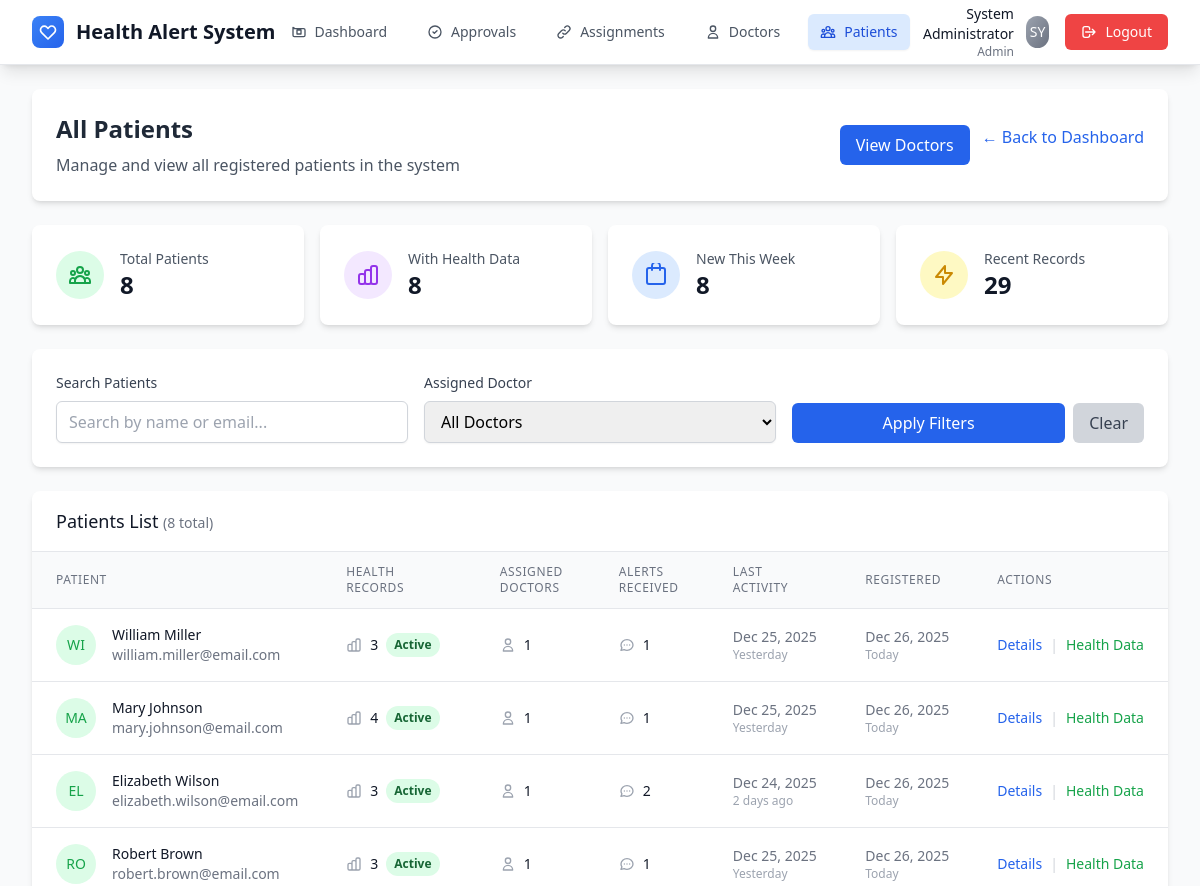
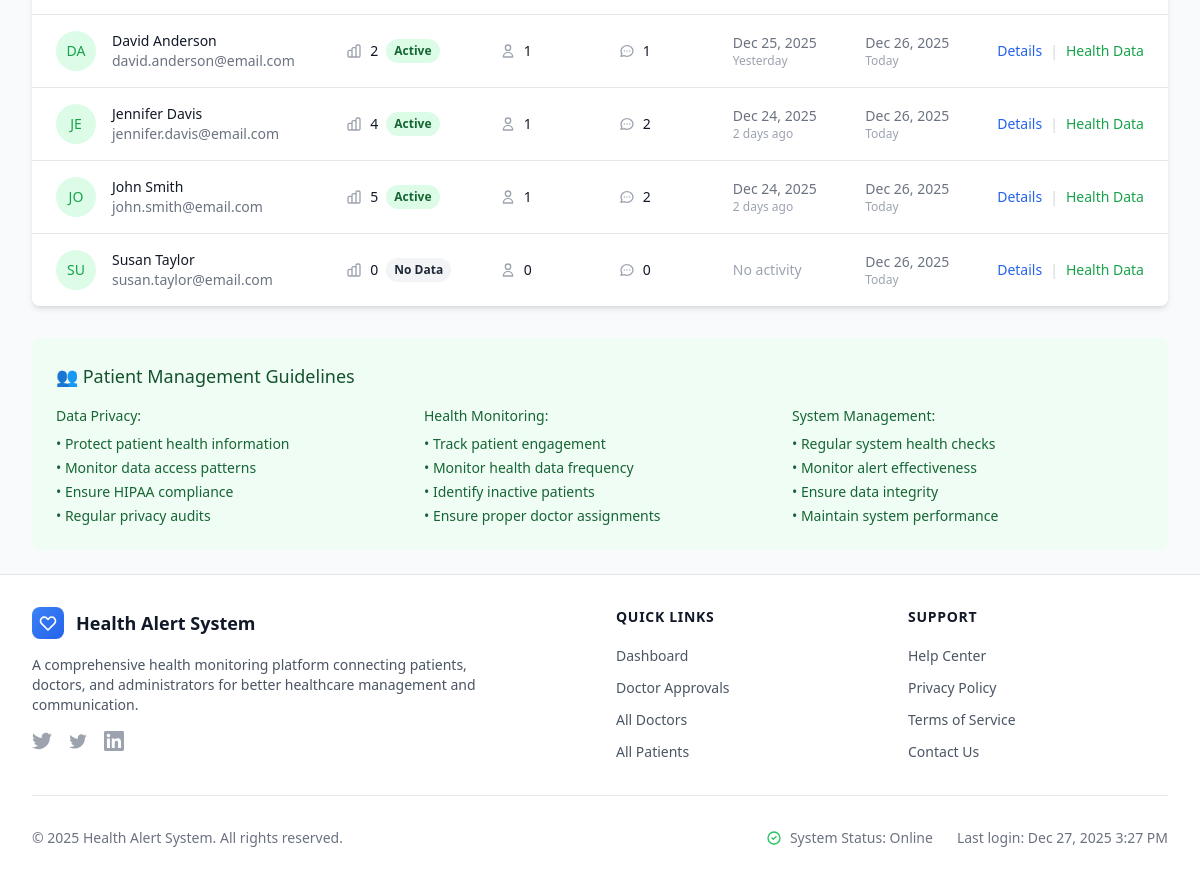
/admin/patient_list.php (signed in), run on the app's committed database (2 pictures, top to bottom).
### tables this page shows
CREATE TABLE users (
    id INT PRIMARY KEY AUTO_INCREMENT,
    name VARCHAR(100) NOT NULL,
    email VARCHAR(100) UNIQUE NOT NULL,
    password VARCHAR(255) NOT NULL,
    role ENUM('patient', 'doctor', 'admin') NOT NULL,
    status ENUM('active', 'pending', 'inactive') DEFAULT 'active',
    created_at TIMESTAMP DEFAULT CURRENT_TIMESTAMP
);

### admin/patient_list.php (the view, shortened to what the rows shown need)
<?php
require_once '../config/db.php';
$patients_per_page = 20;
$page = isset($_GET['page']) ? max(1, (int)$_GET['page']) : 1;
$offset = ($page - 1) * $patients_per_page;
$where_conditions = ["role = 'patient'"];
$where_clause = implode(' AND ', $where_conditions);
$count_query = "SELECT COUNT(*) as total FROM users WHERE $where_clause";
$count_result = mysqli_query($connection, $count_query);
$total_patients = mysqli_fetch_assoc($count_result)['total'];
$patients_query = "SELECT u.id, u.name, u.email, u.created_at,
                          COUNT(DISTINCT hd.id) as health_records_count,
                          COUNT(DISTINCT dp.doctor_id) as assigned_doctors_count,
                          COUNT(DISTINCT a.id) as alerts_received_count,
                          MAX(hd.created_at) as last_health_record
                   FROM users u
                   LEFT JOIN health_data hd ON u.id = hd.patient_id
                   LEFT JOIN doctor_patients dp ON u.id = dp.patient_id
                   LEFT JOIN alerts a ON u.id = a.patient_id
                   WHERE $where_clause
                   GROUP BY u.id, u.name, u.email, u.created_at
                   ORDER BY u.created_at DESC
                   LIMIT $patients_per_page OFFSET $offset";
$patients_result = mysqli_query($connection, $patients_query);
include '../includes/header.php';
?>
<div class="max-w-7xl mx-auto">
    <div class="bg-white rounded-lg shadow-md p-6 mb-6">
        <div class="flex flex-col sm:flex-row justify-between items-start sm:items-center">
            <div>
                <h1 class="text-2xl font-bold text-gray-800 mb-2">All Patients</h1>
            </div>
        </div>
    </div>
    <?php if (mysqli_num_rows($patients_result) > 0): ?>
    <div class="bg-white rounded-lg shadow-md overflow-hidden">
        <div class="px-6 py-4 border-b border-gray-200">
            <h2 class="text-lg font-medium text-gray-900">
                Patients List
                <?php if ($total_patients > 0): ?>
                    <span class="text-sm text-gray-500">
                        (<?php echo number_format($total_patients); ?> total)
                    </span>
                <?php endif; ?>
            </h2>
        </div>
        <div class="overflow-x-auto">
            <table class="min-w-full divide-y divide-gray-200">
                <thead class="bg-gray-50">
                    <tr>
                        <th class="px-6 py-3 text-left text-xs font-medium text-gray-500 uppercase tracking-wider">
                            Patient
                        </th>
                        <th class="px-6 py-3 text-left text-xs font-medium text-gray-500 uppercase tracking-wider">
                            Health Records
                        </th>
                        <th class="px-6 py-3 text-left text-xs font-medium text-gray-500 uppercase tracking-wider">
                            Assigned Doctors
                        </th>
                        <th class="px-6 py-3 text-left text-xs font-medium text-gray-500 uppercase tracking-wider">
                            Alerts Received
                        </th>
                        <th class="px-6 py-3 text-left text-xs font-medium text-gray-500 uppercase tracking-wider">
                            Last Activity
                        </th>
                        <th class="px-6 py-3 text-left text-xs font-medium text-gray-500 uppercase tracking-wider">
                            Registered
                        </th>
                        <th class="px-6 py-3 text-left text-xs font-medium text-gray-500 uppercase tracking-wider">
                            Actions
                        </th>
                    </tr>
                </thead>
                <tbody class="bg-white divide-y divide-gray-200">
                    <?php while ($patient = mysqli_fetch_assoc($patients_result)): ?>
                    <tr class="hover:bg-gray-50">
                        <td class="px-6 py-4 whitespace-nowrap">
                            <div class="flex items-center">
                                <div class="flex-shrink-0 h-10 w-10">
                                    <div class="h-10 w-10 rounded-full bg-green-100 flex items-center justify-center">
                                        <span class="text-green-600 font-medium text-sm">
                                            <?php echo strtoupper(substr($patient['name'], 0, 2)); ?>
                                        </span>
                                    </div>
                                </div>
                                <div class="ml-4">
                                    <div class="text-sm font-medium text-gray-900">
                                        <?php echo htmlspecialchars($patient['name']); ?>
                                    </div>
                                    <div class="text-sm text-gray-500">
                                        <?php echo htmlspecialchars($patient['email']); ?>
                                    </div>
                                </div>
                            </div>
                        </td>
                        <td class="px-6 py-4 whitespace-nowrap">
                            <div class="flex items-center">
                                <span class="text-sm text-gray-900"><?php echo number_format($patient['health_records_count']); ?></span>
                                <?php if ($patient['health_records_count'] > 0): ?>
                                    <span class="ml-2 inline-flex px-2 py-1 text-xs font-semibold rounded-full bg-green-100 text-green-800">
                                        Active
                                    </span>
                                <?php else: ?>
                                    <span class="ml-2 inline-flex px-2 py-1 text-xs font-semibold rounded-full bg-gray-100 text-gray-800">
                                        No Data
                                    </span>
                                <?php endif; ?>
                            </div>
                        </td>
                        <td class="px-6 py-4 whitespace-nowrap text-sm text-gray-900">
                            <div class="flex items-center">
                                <svg class="w-4 h-4 text-gray-400 mr-2" fill="none" stroke="currentColor" viewBox="0 0 24 24">
                                    <path stroke-linecap="round" stroke-linejoin="round" stroke-width="2" d="M16 7a4 4 0 11-8 0 4 4 0 018 0zM12 14a7 7 0 00-7 7h14a7 7 0 00-7-7z"></path>
                                </svg>
                                <?php echo number_format($patient['assigned_doctors_count']); ?>
                            </div>
                        </td>
                        <td class="px-6 py-4 whitespace-nowrap text-sm text-gray-900">
                            <div class="flex items-center">
                                <?php echo number_format($patient['alerts_received_count']); ?>
                            </div>
                        </td>
                        <td class="px-6 py-4 whitespace-nowrap text-sm text-gray-500">
                            <?php if ($patient['last_health_record']): ?>
                                <div class="flex flex-col">
                                    <span><?php echo date('M j, Y', strtotime($patient['last_health_record'])); ?></span>
                                    <span class="text-xs text-gray-400">
                                        <?php
                                        $days_ago = floor((time() - strtotime($patient['last_health_record'])) / 86400);
                                        if ($days_ago == 0) {
                                            echo 'Today';
                                        } elseif ($days_ago == 1) {
                                            echo 'Yesterday';
                                        } else {
                                            echo $days_ago . ' days ago';
                                        }
                                        ?>
                                    </span>
                                </div>
                            <?php else: ?>
                                <span class="text-gray-400">No activity</span>
                            <?php endif; ?>
                        </td>
                        <td class="px-6 py-4 whitespace-nowrap text-sm text-gray-500">
                            <div class="flex flex-col">
                                <span><?php echo date('M j, Y', strtotime($patient['created_at'])); ?></span>
                                <span class="text-xs text-gray-400">
                                    <?php
                                    $days_ago = floor((time() - strtotime($patient['created_at'])) / 86400);
                                    if ($days_ago == 0) {
                                        echo 'Today';
                                    } elseif ($days_ago == 1) {
                                        echo 'Yesterday';
                                    } else {
                                        echo $days_ago . ' days ago';
                                    }
                                    ?>
                                </span>
                            </div>
                        </td>
                        <td class="px-6 py-4 whitespace-nowrap text-sm font-medium">
                            <div class="flex items-center space-x-2">
                                <button onclick="viewPatientDetails(<?php echo $patient['id']; ?>)"
                                        class="text-blue-600 hover:text-blue-900">
                                    Details
                                </button>
                                <span class="text-gray-300">|</span>
                                <button onclick="viewHealthData(<?php echo $patient['id']; ?>)"
                                        class="text-green-600 hover:text-green-900">
                                    Health Data
                                </button>
                            </div>
                        </td>
                    </tr>
                    <?php endwhile; ?>
                </tbody>
            </table>
        </div>
    </div>
    <?php endif; ?>
</div>
<?php include '../includes/footer.php'; ?>

### data on the page
users: name "WI", name "William Miller", email "william.miller@email.com", health_records_count "3", shows "Active", assigned_doctors_count "1", alerts_received_count "1", last_health_record "Dec 25, 2025", shows "Yesterday", created_at "Dec 26, 2025", shows "Today"
users: name "MA", name "Mary Johnson", email "mary.johnson@email.com", health_records_count "4", shows "Active", assigned_doctors_count "1", alerts_received_count "1", last_health_record "Dec 25, 2025", shows "Yesterday", created_at "Dec 26, 2025", shows "Today"
users: name "EL", name "Elizabeth Wilson", email "elizabeth.wilson@email.com", health_records_count "3", shows "Active", assigned_doctors_count "1", alerts_received_count "2", last_health_record "Dec 24, 2025", days_ago "2", created_at "Dec 26, 2025", shows "Today"
users: name "RO", name "Robert Brown", email "robert.brown@email.com", health_records_count "3", shows "Active", assigned_doctors_count "1", alerts_received_count "1", last_health_record "Dec 25, 2025", shows "Yesterday", created_at "Dec 26, 2025", shows "Today"
users: name "DA", name "David Anderson", email "david.anderson@email.com", health_records_count "2", shows "Active", assigned_doctors_count "1", alerts_received_count "1", last_health_record "Dec 25, 2025", shows "Yesterday", created_at "Dec 26, 2025", shows "Today"
users: name "JE", name "Jennifer Davis", email "jennifer.davis@email.com", health_records_count "4", shows "Active", assigned_doctors_count "1", alerts_received_count "2", last_health_record "Dec 24, 2025", days_ago "2", created_at "Dec 26, 2025", shows "Today"
users: name "JO", name "John Smith", email "john.smith@email.com", health_records_count "5", shows "Active", assigned_doctors_count "1", alerts_received_count "2", last_health_record "Dec 24, 2025", days_ago "2", created_at "Dec 26, 2025", shows "Today"
users: name "SU", name "Susan Taylor", email "susan.taylor@email.com", health_records_count "0", shows "No Data", assigned_doctors_count "0", alerts_received_count "0", shows "No activity", created_at "Dec 26, 2025", shows "Today"

### other printed values
$item[1] "Dashboard"
$item[1] "Approvals"
$item[1] "Assignments"
$item[1] "Doctors"
$item[1] "Patients"
$_SESSION['name'] "System Administrator"
$_SESSION['role'] "Admin"
substr($_SESSION['name'], 0, 2) "SY"
$stats['total_patients'] "8"
$health_stats['patients_with_data'] "8"
$stats['new_this_week'] "8"
$health_stats['recent_records'] "29"
$total_patients "8"
